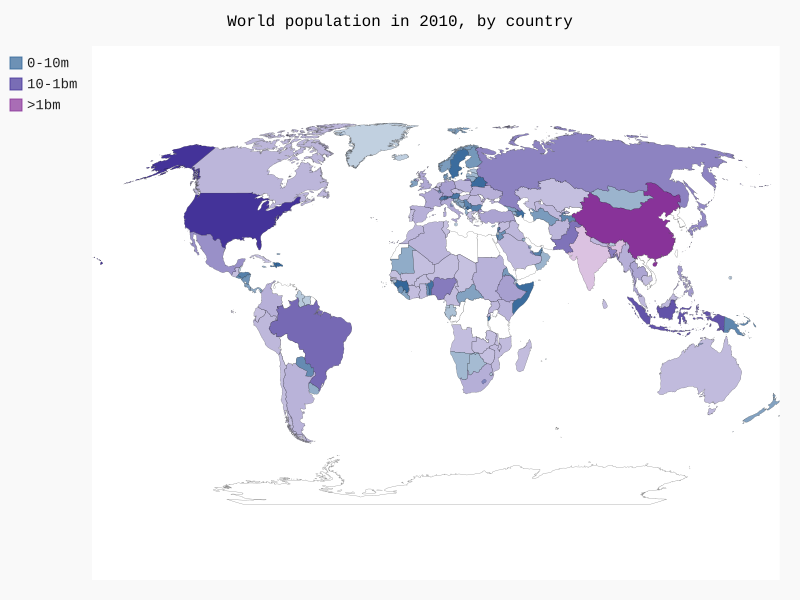

Generate this figure with Python:
import json
import pygal
from country_codes import get_country_code
from pygal.style import RotateStyle, LightColorizedStyle

filename = 'population_data.json'
with open(filename) as f:
    pop_data = json.load(f)
    
cc_populations = {}
for pop_dict in pop_data:
    if pop_dict['Year'] == '2010':
        country = pop_dict['Country Name']
        population = int(float(pop_dict['Value']))
        code = get_country_code(country)
        # print(country_name + ': ' + str(population))
        # if code:
            # print(code + ": " + country_name)
        # else:
            # print('ERROR - ' + country_name)
        if code:
            cc_populations[code] = population
            
cc_pops_1, cc_pops_2, cc_pops_3 = {}, {}, {}
for cc, pop in cc_populations.items():
    if pop < 10000000:
        cc_pops_1[cc] = pop
    elif pop < 1000000000:
        cc_pops_2[cc] = pop
    else:
        cc_pops_3[cc] = pop

# ~ print(len(cc_pops_1), len(cc_pops_2), len(cc_pops_3))
            
wm_style = RotateStyle('#336699', base_stle=LightColorizedStyle)
wm = pygal.maps.world.World(style=wm_style)
wm.title = 'World population in 2010, by country'
# ~ wm.add('2010', cc_populations)
wm.add('0-10m',cc_pops_1)
wm.add('10-1bm',cc_pops_2)
wm.add('>1bm',cc_pops_3)

wm.render_to_file('world_population.svg')
